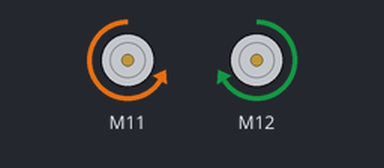
Bench run of a sketch on a simulated Arduino Uno, built with avr-gcc and run on an emulated ATmega328P. Shown: 2 × DC motor (green arrow = forward, orange = backward, longer = faster).

Above: at 0.1 s.
Timing chart, 0 to 1.6 s (numbered marks = the images above):
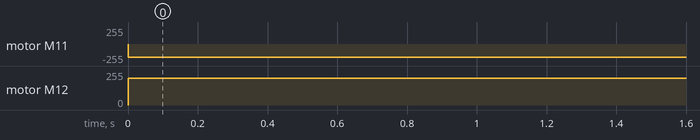

Measured:
- by itself, motor M11: stopped → backward 200/255 at 0.00 s
- by itself, motor M12: stopped → forward 200/255 at 0.00 s

The sketch:

9.4HD.ino
```cpp
#include <MeAuriga.h>
#include <Wire.h>

MeEncoderOnBoard Encoder_1(SLOT1);
MeEncoderOnBoard Encoder_2(SLOT2);
MeLineFollower lineFinder(PORT_8);


int16_t moveSpeed = 200;
// int16_t lastHit = 2;

// Define constants for sensor states
#define S1_IN_S2_IN 0b11    // Both sensors on the line
#define S1_IN_S2_OUT 0b10   // Left sensor on the line, right sensor off the line
#define S1_OUT_S2_IN 0b01   // Left sensor off the line, right sensor on the line
#define S1_OUT_S2_OUT 0b00  // Both sensors off the line

void Forward(int speed) {
  Encoder_1.setMotorPwm(-speed);
  Encoder_2.setMotorPwm(speed);
}

void CurveLeft(int speed, int dif) {
  Encoder_1.setMotorPwm(-speed);
  Encoder_2.setMotorPwm(speed / dif);
}

void CurveRight(int speed, int dif) {
  Encoder_1.setMotorPwm(-speed / dif);
  Encoder_2.setMotorPwm(speed);
}

void drive(int left, int right) {
  Encoder_1.setMotorPwm(-left);
  Encoder_2.setMotorPwm(right);
}

// void CurveLeft(void) {
//   Encoder_1.setMotorPwm(-moveSpeed);
//   Encoder_2.setMotorPwm(0);
//   // Encoder_2.setMotorPwm(moveSpeed / 2);
// }

// void CurveRight() {
//   Encoder_1.setMotorPwm(0);
//   // Encoder_1.setMotorPwm(-moveSpeed / 2);
//   Encoder_2.setMotorPwm(moveSpeed);
// }

void Forward(void) {
  Encoder_1.setMotorPwm(-moveSpeed);  // setMotorPwm writes to the encoder controller
  Encoder_2.setMotorPwm(moveSpeed);   // so setting the speed change instantly
}

// void TurnLeft1(void) {
//   Encoder_1.setMotorPwm(-moveSpeed);
//   Encoder_2.setMotorPwm(-moveSpeed);
// }

// void TurnRight1(void) {
//   Encoder_1.setMotorPwm(moveSpeed);
//   Encoder_2.setMotorPwm(moveSpeed);
// }

void ChangeSpeed(int16_t spd) {
  moveSpeed = spd;
}

void setup() {
  Serial.begin(115200);
  //Set PWM 8KHz
  TCCR1A = _BV(WGM10);
  TCCR1B = _BV(CS11) | _BV(WGM12);
  TCCR2A = _BV(WGM21) | _BV(WGM20);
  TCCR2B = _BV(CS21);
}

void loop() {
  followWhiteBackground();
}

void followWhiteBackground() {
  while (1) {
    int sensorState = lineFinder.readSensors();
    switch (sensorState) {
      case S1_OUT_S2_OUT:
        drive(moveSpeed, moveSpeed);
        break;
      case S1_IN_S2_OUT:
      //left
        drive(moveSpeed / 2, moveSpeed);
        break;
      case S1_OUT_S2_IN:
      //right
        drive(moveSpeed, moveSpeed / 5);
        break;
      case S1_IN_S2_IN:
        drive(moveSpeed, 0);
        break;
      default:
        break;
    }
  }
}

// void followWhiteBackground() {
//   int sensorState = lineFinder.readSensors();
//   switch (sensorState) {
//     case S1_OUT_S2_OUT:
//       Forward();
//       break;
//     case S1_IN_S2_OUT:
//       CurveRight();
//       break;
//     case S1_OUT_S2_IN:
//       CurveLeft();
//       break;
//     case S1_IN_S2_IN:
//       break;
//     default:
//       break;
//   }
// }
```
